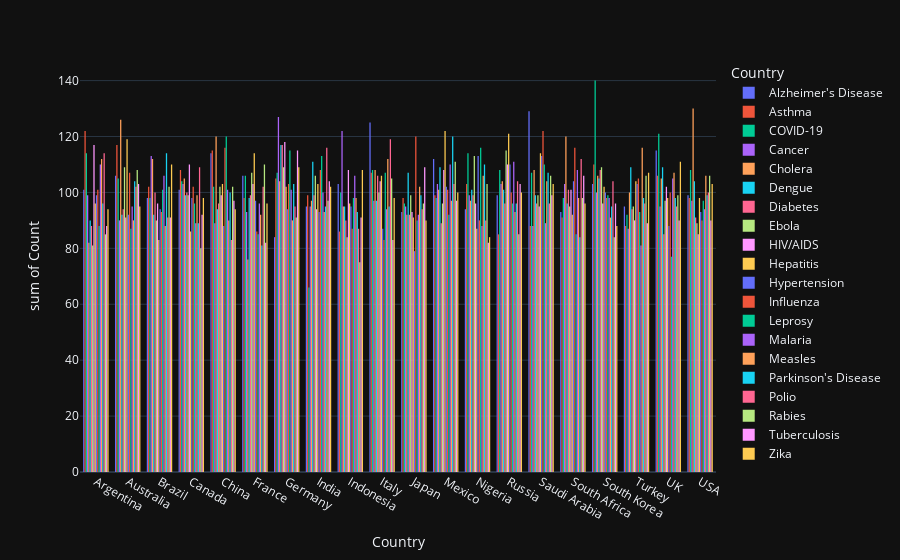

Notebook cell for this chart:
### Markdown cell above
Let's check the distribution of disease in each country

### Code cell
df_counts = df_24.groupby(['Country', 'Disease Name']).size().reset_index(name='Count')

fig = px.histogram(df_counts, x="Country", y="Count", color="Disease Name", barmode='group')

fig.update_layout(
    legend_title_text='Country',
    legend=dict(
        title=dict(text='Country'),
        itemsizing='constant'
    )
)

fig.show()

### Figure 1 — Plotly figure (JSON) as saved in the notebook; plotly's stock layout.template omitted (floating-point values rounded to 4 significant figures)
{"data": [{"alignmentgroup": "True", "bingroup": "x", "histfunc": "sum", "hovertemplate": "Disease Name=Alzheimer's Disease<br>Country=%{x}<br>sum of Count=%{y}<extra></extra>", "legendgroup": "Alzheimer's Disease", "marker": {"color": "#636efa", "pattern": {"shape": ""}}, "name": "Alzheimer's Disease", "offsetgroup": "Alzheimer's Disease", "orientation": "v", "showlegend": true, "type": "histogram", "x": ["Argentina", "Australia", "Brazil", "Canada", "China", "France", "Germany", "India", "Indonesia", "Italy", "Japan", "Mexico", "Nigeria", "Russia", "Saudi Arabia", "South Africa", "South Korea", "Turkey", "UK", "USA"], "xaxis": "x", "y": [101, 106, 98, 101, 114, 106, 84, 95, 103, 125, 93, 112, 94, 99, 129, 93, 103, 95, 115, 99], "yaxis": "y"}, {"alignmentgroup": "True", "bingroup": "x", "histfunc": "sum", "hovertemplate": "Disease Name=Asthma<br>Country=%{x}<br>sum of Count=%{y}<extra></extra>", "legendgroup": "Asthma", "marker": {"color": "#EF553B", "pattern": {"shape": ""}}, "name": "Asthma", "offsetgroup": "Asthma", "orientation": "v", "showlegend": true, "type": "histogram", "x": ["Argentina", "Australia", "Brazil", "Canada", "China", "France", "Germany", "India", "Indonesia", "Italy", "Japan", "Mexico", "Nigeria", "Russia", "Saudi Arabia", "South Africa", "South Korea", "Turkey", "UK", "USA"], "xaxis": "x", "y": [122, 117, 102, 108, 115, 98, 105, 99, 86, 107, 98, 99, 103, 85, 88, 91, 110, 88, 106, 98], "yaxis": "y"}, {"alignmentgroup": "True", "bingroup": "x", "histfunc": "sum", "hovertemplate": "Disease Name=COVID-19<br>Country=%{x}<br>sum of Count=%{y}<extra></extra>", "legendgroup": "COVID-19", "marker": {"color": "#00cc96", "pattern": {"shape": ""}}, "name": "COVID-19", "offsetgroup": "COVID-19", "orientation": "v", "showlegend": true, "type": "histogram", "x": ["Argentina", "Australia", "Brazil", "Canada", "China", "France", "Germany", "India", "Indonesia", "Italy", "Japan", "Mexico", "Nigeria", "Russia", "Saudi Arabia", "South Africa", "South Korea", "Turkey", "UK", "USA"], "xaxis": "x", "y": [114, 105, 98, 104, 102, 106, 107, 66, 100, 108, 96, 98, 114, 108, 107, 98, 140, 92, 121, 108], "yaxis": "y"}, {"alignmentgroup": "True", "bingroup": "x", "histfunc": "sum", "hovertemplate": "Disease Name=Cancer<br>Country=%{x}<br>sum of Count=%{y}<extra></extra>", "legendgroup": "Cancer", "marker": {"color": "#ab63fa", "pattern": {"shape": ""}}, "name": "Cancer", "offsetgroup": "Cancer", "orientation": "v", "showlegend": true, "type": "histogram", "x": ["Argentina", "Australia", "Brazil", "Canada", "China", "France", "Germany", "India", "Indonesia", "Italy", "Japan", "Mexico", "Nigeria", "Russia", "Saudi Arabia", "South Africa", "South Korea", "Turkey", "UK", "USA"], "xaxis": "x", "y": [99, 90, 113, 103, 89, 93, 127, 95, 122, 97, 95, 103, 99, 103, 88, 103, 100, 87, 95, 97], "yaxis": "y"}, {"alignmentgroup": "True", "bingroup": "x", "histfunc": "sum", "hovertemplate": "Disease Name=Cholera<br>Country=%{x}<br>sum of Count=%{y}<extra></extra>", "legendgroup": "Cholera", "marker": {"color": "#FFA15A", "pattern": {"shape": ""}}, "name": "Cholera", "offsetgroup": "Cholera", "orientation": "v", "showlegend": true, "type": "histogram", "x": ["Argentina", "Australia", "Brazil", "Canada", "China", "France", "Germany", "India", "Indonesia", "Italy", "Japan", "Mexico", "Nigeria", "Russia", "Saudi Arabia", "South Africa", "South Korea", "Turkey", "UK", "USA"], "xaxis": "x", "y": [82, 126, 112, 105, 120, 76, 104, 97, 95, 108, 92, 101, 97, 104, 108, 120, 106, 100, 105, 130], "yaxis": "y"}, {"alignmentgroup": "True", "bingroup": "x", "histfunc": "sum", "hovertemplate": "Disease Name=Dengue<br>Country=%{x}<br>sum of Count=%{y}<extra></extra>", "legendgroup": "Dengue", "marker": {"color": "#19d3f3", "pattern": {"shape": ""}}, "name": "Dengue", "offsetgroup": "Dengue", "orientation": "v", "showlegend": true, "type": "histogram", "x": ["Argentina", "Australia", "Brazil", "Canada", "China", "France", "Germany", "India", "Indonesia", "Italy", "Japan", "Mexico", "Nigeria", "Russia", "Saudi Arabia", "South Africa", "South Korea", "Turkey", "UK", "USA"], "xaxis": "x", "y": [90, 92, 92, 99, 94, 98, 117, 111, 95, 97, 107, 109, 101, 101, 99, 96, 105, 109, 109, 104], "yaxis": "y"}, {"alignmentgroup": "True", "bingroup": "x", "histfunc": "sum", "hovertemplate": "Disease Name=Diabetes<br>Country=%{x}<br>sum of Count=%{y}<extra></extra>", "legendgroup": "Diabetes", "marker": {"color": "#FF6692", "pattern": {"shape": ""}}, "name": "Diabetes", "offsetgroup": "Diabetes", "orientation": "v", "showlegend": true, "type": "histogram", "x": ["Argentina", "Australia", "Brazil", "Canada", "China", "France", "Germany", "India", "Indonesia", "Italy", "Japan", "Mexico", "Nigeria", "Russia", "Saudi Arabia", "South Africa", "South Korea", "Turkey", "UK", "USA"], "xaxis": "x", "y": [88, 94, 100, 100, 96, 99, 117, 99, 90, 106, 92, 89, 99, 96, 96, 101, 108, 94, 85, 91], "yaxis": "y"}, {"alignmentgroup": "True", "bingroup": "x", "histfunc": "sum", "hovertemplate": "Disease Name=Ebola<br>Country=%{x}<br>sum of Count=%{y}<extra></extra>", "legendgroup": "Ebola", "marker": {"color": "#B6E880", "pattern": {"shape": ""}}, "name": "Ebola", "offsetgroup": "Ebola", "orientation": "v", "showlegend": true, "type": "histogram", "x": ["Argentina", "Australia", "Brazil", "Canada", "China", "France", "Germany", "India", "Indonesia", "Italy", "Japan", "Mexico", "Nigeria", "Russia", "Saudi Arabia", "South Africa", "South Korea", "Turkey", "UK", "USA"], "xaxis": "x", "y": [81, 109, 90, 99, 102, 107, 109, 106, 84, 100, 99, 96, 113, 115, 99, 95, 109, 95, 97, 89], "yaxis": "y"}, {"alignmentgroup": "True", "bingroup": "x", "histfunc": "sum", "hovertemplate": "Disease Name=HIV/AIDS<br>Country=%{x}<br>sum of Count=%{y}<extra></extra>", "legendgroup": "HIV/AIDS", "marker": {"color": "#FF97FF", "pattern": {"shape": ""}}, "name": "HIV/AIDS", "offsetgroup": "HIV/AIDS", "orientation": "v", "showlegend": true, "type": "histogram", "x": ["Argentina", "Australia", "Brazil", "Canada", "China", "France", "Germany", "India", "Indonesia", "Italy", "Japan", "Mexico", "Nigeria", "Russia", "Saudi Arabia", "South Africa", "South Korea", "Turkey", "UK", "USA"], "xaxis": "x", "y": [117, 91, 96, 110, 99, 103, 118, 94, 108, 104, 93, 108, 96, 110, 95, 101, 96, 90, 102, 85], "yaxis": "y"}, {"alignmentgroup": "True", "bingroup": "x", "histfunc": "sum", "hovertemplate": "Disease Name=Hepatitis<br>Country=%{x}<br>sum of Count=%{y}<extra></extra>", "legendgroup": "Hepatitis", "marker": {"color": "#FECB52", "pattern": {"shape": ""}}, "name": "Hepatitis", "offsetgroup": "Hepatitis", "orientation": "v", "showlegend": true, "type": "histogram", "x": ["Argentina", "Australia", "Brazil", "Canada", "China", "France", "Germany", "India", "Indonesia", "Italy", "Japan", "Mexico", "Nigeria", "Russia", "Saudi Arabia", "South Africa", "South Korea", "Turkey", "UK", "USA"], "xaxis": "x", "y": [96, 119, 83, 86, 103, 114, 102, 103, 96, 106, 91, 122, 87, 121, 114, 92, 102, 104, 98, 98], "yaxis": "y"}, {"alignmentgroup": "True", "bingroup": "x", "histfunc": "sum", "hovertemplate": "Disease Name=Hypertension<br>Country=%{x}<br>sum of Count=%{y}<extra></extra>", "legendgroup": "Hypertension", "marker": {"color": "#636efa", "pattern": {"shape": ""}}, "name": "Hypertension", "offsetgroup": "Hypertension", "orientation": "v", "showlegend": true, "type": "histogram", "x": ["Argentina", "Australia", "Brazil", "Canada", "China", "France", "Germany", "India", "Indonesia", "Italy", "Japan", "Mexico", "Nigeria", "Russia", "Saudi Arabia", "South Africa", "South Korea", "Turkey", "UK", "USA"], "xaxis": "x", "y": [99, 92, 94, 98, 88, 97, 94, 93, 95, 87, 79, 102, 113, 110, 113, 104, 100, 103, 88, 93], "yaxis": "y"}, {"alignmentgroup": "True", "bingroup": "x", "histfunc": "sum", "hovertemplate": "Disease Name=Influenza<br>Country=%{x}<br>sum of Count=%{y}<extra></extra>", "legendgroup": "Influenza", "marker": {"color": "#EF553B", "pattern": {"shape": ""}}, "name": "Influenza", "offsetgroup": "Influenza", "orientation": "v", "showlegend": true, "type": "histogram", "x": ["Argentina", "Australia", "Brazil", "Canada", "China", "France", "Germany", "India", "Indonesia", "Italy", "Japan", "Mexico", "Nigeria", "Russia", "Saudi Arabia", "South Africa", "South Korea", "Turkey", "UK", "USA"], "xaxis": "x", "y": [101, 107, 93, 102, 116, 86, 103, 108, 87, 83, 120, 101, 90, 100, 122, 116, 98, 105, 100, 90], "yaxis": "y"}, {"alignmentgroup": "True", "bingroup": "x", "histfunc": "sum", "hovertemplate": "Disease Name=Leprosy<br>Country=%{x}<br>sum of Count=%{y}<extra></extra>", "legendgroup": "Leprosy", "marker": {"color": "#00cc96", "pattern": {"shape": ""}}, "name": "Leprosy", "offsetgroup": "Leprosy", "orientation": "v", "showlegend": true, "type": "histogram", "x": ["Argentina", "Australia", "Brazil", "Canada", "China", "France", "Germany", "India", "Indonesia", "Italy", "Japan", "Mexico", "Nigeria", "Russia", "Saudi Arabia", "South Africa", "South Korea", "Turkey", "UK", "USA"], "xaxis": "x", "y": [88, 87, 101, 96, 120, 85, 115, 113, 98, 107, 90, 92, 116, 96, 110, 85, 99, 93, 77, 97], "yaxis": "y"}, {"alignmentgroup": "True", "bingroup": "x", "histfunc": "sum", "hovertemplate": "Disease Name=Malaria<br>Country=%{x}<br>sum of Count=%{y}<extra></extra>", "legendgroup": "Malaria", "marker": {"color": "#ab63fa", "pattern": {"shape": ""}}, "name": "Malaria", "offsetgroup": "Malaria", "orientation": "v", "showlegend": true, "type": "histogram", "x": ["Argentina", "Australia", "Brazil", "Canada", "China", "France", "Germany", "India", "Indonesia", "Italy", "Japan", "Mexico", "Nigeria", "Russia", "Saudi Arabia", "South Africa", "South Korea", "Turkey", "UK", "USA"], "xaxis": "x", "y": [110, 95, 106, 89, 101, 96, 101, 100, 106, 94, 92, 110, 88, 111, 89, 108, 98, 81, 105, 94], "yaxis": "y"}, {"alignmentgroup": "True", "bingroup": "x", "histfunc": "sum", "hovertemplate": "Disease Name=Measles<br>Country=%{x}<br>sum of Count=%{y}<extra></extra>", "legendgroup": "Measles", "marker": {"color": "#FFA15A", "pattern": {"shape": ""}}, "name": "Measles", "offsetgroup": "Measles", "orientation": "v", "showlegend": true, "type": "histogram", "x": ["Argentina", "Australia", "Brazil", "Canada", "China", "France", "Germany", "India", "Indonesia", "Italy", "Japan", "Mexico", "Nigeria", "Russia", "Saudi Arabia", "South Africa", "South Korea", "Turkey", "UK", "USA"], "xaxis": "x", "y": [112, 90, 88, 99, 90, 92, 90, 93, 98, 112, 102, 97, 106, 93, 104, 98, 91, 116, 107, 106], "yaxis": "y"}, {"alignmentgroup": "True", "bingroup": "x", "histfunc": "sum", "hovertemplate": "Disease Name=Parkinson's Disease<br>Country=%{x}<br>sum of Count=%{y}<extra></extra>", "legendgroup": "Parkinson's Disease", "marker": {"color": "#19d3f3", "pattern": {"shape": ""}}, "name": "Parkinson's Disease", "offsetgroup": "Parkinson's Disease", "orientation": "v", "showlegend": true, "type": "histogram", "x": ["Argentina", "Australia", "Brazil", "Canada", "China", "France", "Germany", "India", "Indonesia", "Italy", "Japan", "Mexico", "Nigeria", "Russia", "Saudi Arabia", "South Africa", "South Korea", "Turkey", "UK", "USA"], "xaxis": "x", "y": [96, 104, 114, 89, 100, 81, 103, 95, 93, 95, 99, 120, 110, 96, 107, 84, 95, 98, 98, 99], "yaxis": "y"}, {"alignmentgroup": "True", "bingroup": "x", "histfunc": "sum", "hovertemplate": "Disease Name=Polio<br>Country=%{x}<br>sum of Count=%{y}<extra></extra>", "legendgroup": "Polio", "marker": {"color": "#FF6692", "pattern": {"shape": ""}}, "name": "Polio", "offsetgroup": "Polio", "orientation": "v", "showlegend": true, "type": "histogram", "x": ["Argentina", "Australia", "Brazil", "Canada", "China", "France", "Germany", "India", "Indonesia", "Italy", "Japan", "Mexico", "Nigeria", "Russia", "Saudi Arabia", "South Africa", "South Korea", "Turkey", "UK", "USA"], "xaxis": "x", "y": [114, 102, 91, 109, 83, 102, 95, 116, 87, 119, 94, 103, 90, 104, 96, 112, 104, 96, 95, 100], "yaxis": "y"}, {"alignmentgroup": "True", "bingroup": "x", "histfunc": "sum", "hovertemplate": "Disease Name=Rabies<br>Country=%{x}<br>sum of Count=%{y}<extra></extra>", "legendgroup": "Rabies", "marker": {"color": "#B6E880", "pattern": {"shape": ""}}, "name": "Rabies", "offsetgroup": "Rabies", "orientation": "v", "showlegend": true, "type": "histogram", "x": ["Argentina", "Australia", "Brazil", "Canada", "China", "France", "Germany", "India", "Indonesia", "Italy", "Japan", "Mexico", "Nigeria", "Russia", "Saudi Arabia", "South Africa", "South Korea", "Turkey", "UK", "USA"], "xaxis": "x", "y": [85, 108, 102, 80, 102, 110, 91, 97, 75, 105, 96, 111, 103, 85, 106, 98, 84, 106, 99, 106], "yaxis": "y"}, {"alignmentgroup": "True", "bingroup": "x", "histfunc": "sum", "hovertemplate": "Disease Name=Tuberculosis<br>Country=%{x}<br>sum of Count=%{y}<extra></extra>", "legendgroup": "Tuberculosis", "marker": {"color": "#FF97FF", "pattern": {"shape": ""}}, "name": "Tuberculosis", "offsetgroup": "Tuberculosis", "orientation": "v", "showlegend": true, "type": "histogram", "x": ["Argentina", "Australia", "Brazil", "Canada", "China", "France", "Germany", "India", "Indonesia", "Italy", "Japan", "Mexico", "Nigeria", "Russia", "Saudi Arabia", "South Africa", "South Korea", "Turkey", "UK", "USA"], "xaxis": "x", "y": [88, 103, 91, 92, 97, 82, 115, 104, 91, 83, 109, 97, 82, 103, 99, 106, 96, 89, 90, 90], "yaxis": "y"}, {"alignmentgroup": "True", "bingroup": "x", "histfunc": "sum", "hovertemplate": "Disease Name=Zika<br>Country=%{x}<br>sum of Count=%{y}<extra></extra>", "legendgroup": "Zika", "marker": {"color": "#FECB52", "pattern": {"shape": ""}}, "name": "Zika", "offsetgroup": "Zika", "orientation": "v", "showlegend": true, "type": "histogram", "x": ["Argentina", "Australia", "Brazil", "Canada", "China", "France", "Germany", "India", "Indonesia", "Italy", "Japan", "Mexico", "Nigeria", "Russia", "Saudi Arabia", "South Africa", "South Korea", "Turkey", "UK", "USA"], "xaxis": "x", "y": [94, 95, 110, 98, 94, 96, 109, 102, 108, 98, 90, 100, 84, 100, 103, 96, 88, 107, 111, 103], "yaxis": "y"}], "layout": {"barmode": "group", "legend": {"itemsizing": "constant", "title": {"text": "Country"}, "tracegroupgap": 0}, "margin": {"t": 60}, "xaxis": {"anchor": "y", "domain": [0, 1], "title": {"text": "Country"}}, "yaxis": {"anchor": "x", "domain": [0, 1], "title": {"text": "sum of Count"}}}}
